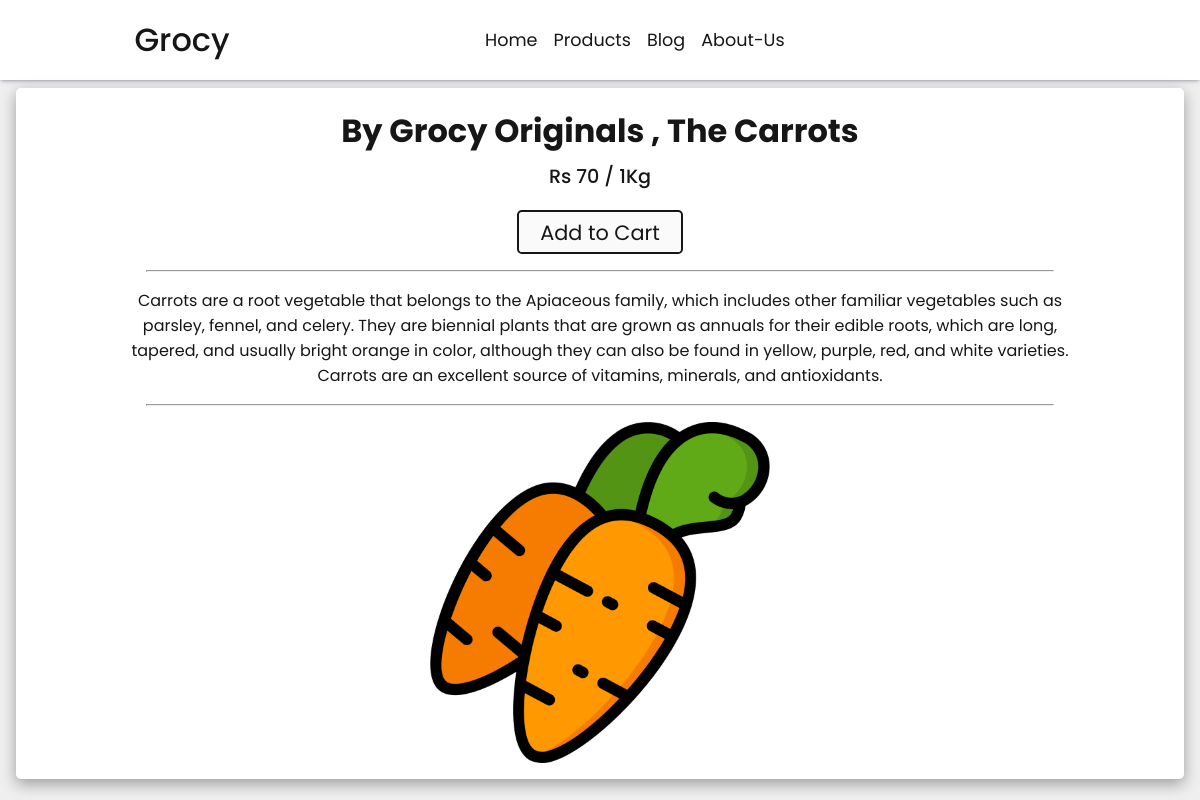
/1/, run on the app's committed database.
### productapp/models.py (models this page shows, shortened)
class Product(models.Model):
    seller = models.ForeignKey(seller, on_delete=models.CASCADE, null=True, blank=True, related_name='products')
    brand_name = models.CharField(max_length=150)
    product_name = models.CharField(max_length=150)
    description = models.TextField(max_length=500, null=True, blank=True)
    category = models.ForeignKey(Category, on_delete=models.CASCADE ,null=True, blank=True)
    Subcategory = models.ForeignKey(Subcategory, null=True, blank=True, on_delete=models.CASCADE)
    price = models.IntegerField()
    quantity = models.CharField(max_length=20)
    image = models.ImageField(upload_to='productapp\product_images', null=True, blank=True, default=None)

### productapp/views.py (the view)
# urls.py: path('<int:product_id>/', views.product_specific, name='product_specific')
def product_specific(request, product_id):
    product = Product.objects.get(id=product_id)
    data['product'] = product
    return render(request, 'productapp/product_specific.html', data)

### templates/productapp/product_specific.html (shortened to what this page needs)
{% extends 'base.html' %}
{% block css %}
{% load static %}
<link rel="stylesheet" href="{% static 'productapp/product_specific.css' %}">
{% endblock %}
{% block main %}
<div class="product">
    <div class="text">
        <span class="brand-name">By {{product.brand_name}} , The {{product.product_name}}</span>
        <span class="price-quantity">Rs {{product.price}} / {{product.quantity}}</span>
        <span class="addtocart">Add to Cart</span>
        <hr>
        <p class="description">{{product.description}}</p>
    </div>
    <hr>
    <img class="image" src="{{product.image.url}}" alt="">
</div>
{% endblock %}

### static/productapp/product_specific.css (style rules this page uses)
main .product { background: white; display: flex; flex-direction: column; margin: 0.5rem 1rem; border-radius: 0.3rem; box-shadow: rgba(0, 0, 0, 0.35) 0px 5px 15px; padding: 1rem; justify-content: center; align-items: center; }
main .product .text { display: flex; text-align: center; flex-direction: column; justify-content: center; align-items: center; }
main .product .brand-name { font-weight: 700; font-size: 2rem; }
main .product .price-quantity { font-weight: 500; font-size: larger; }
main .product hr { width: 80%; height: 2px; }
main .product .description { width: 85%; margin: 1rem 0; }
main .product .addtocart { background: #fafafa; border: 2px solid; padding: 0.3rem 1.3rem; margin: 1rem 0; }
main .product img { margin-top: 1rem; text-align: center; min-height: 16rem; min-width: 16rem; height: 30%; width: 30%; }

### static/hf/header.css (style rules this page uses)
:root { --text-color: rgb(22, 22, 23); --main-color: green; --background-color: #efefef; --main-background-color: white; --header-box-shadow: rgba(50, 50, 93, 0.25) 0px 2px 5px -1px, rgba(0, 0, 0, 0.3) 0px 1px 3px -1px; }
* { margin: 0; padding: 0; box-sizing: border-box; text-decoration: none; outline: none; font-family: Poppins, sans-serif; list-style: none; color: var(--text-color); }
body { background: var(--background-color); }
header .options i, span { margin: 0 0.2rem; padding: 0.2rem; border-radius: 0.3rem; font-size: 1.3rem; }

### data on the page
Product: brand_name "Grocy Originals", product_name "Carrots", price "70", quantity "1Kg", description "Carrots are a root vegetable that belongs to the Apiaceous family, which includes other familiar vegetables such as parsley, fennel, and celery. They are biennial plants that are grown as annuals for their edible roots, which are long, tapered, and usually bright orange in color, although they can also be found in yellow, purple, red, and white varieties. Carrots are an excellent source of vitamins, minerals, and antioxidants.", image (picture)
